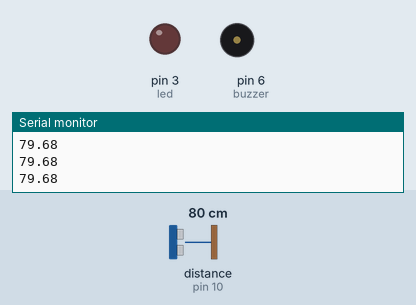
Recording of a sketch running on a simulated Arduino Uno, built with avr-gcc and run on an emulated ATmega328P. Shown: output pins drawn as LEDs (lit = HIGH), buzzer (waves = sounding), the last lines printed to the serial monitor. Wiring (from diagram.json): ultrasonic range finder: trigger pin 9; echo pin 10. The test bench sets the inputs (shaded band); at power-on: distance to the obstacle (sensor on pin 10) 80 cm. The echo pulse lasts 58.3 µs per cm; pins used as bus, display or sensor lines are not drawn.

Above: at 1.2 s.
1.3 s: distance to the obstacle (sensor on pin 10) set to 2 cm
At 2.0 s:
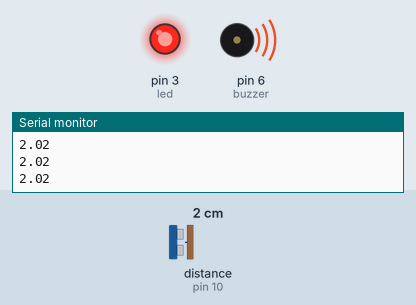
2.8 s: distance to the obstacle (sensor on pin 10) set to 35 cm
At 3.8 s:
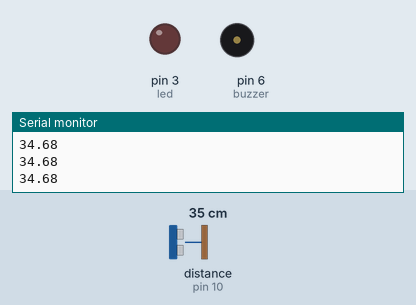
4.3 s: distance to the obstacle (sensor on pin 10) set to 4 cm
At 5.1 s:
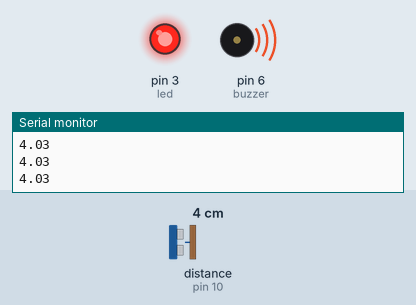
Timing chart, 0 to 7.3 s (numbered marks = the images above; inputs shaded):
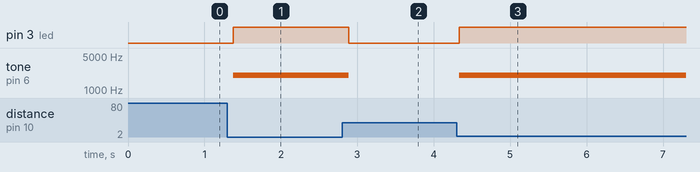

Measured:
- after the input at 1.3 s, pin 3 (led): LOW → HIGH after 0.07 s; tone on pin 6 (buzzer): silent → 2000 Hz after 0.07 s
- after the input at 2.8 s, pin 3 (led): HIGH → LOW after 0.09 s; tone on pin 6 (buzzer): 2000 Hz → silent after 0.09 s
- after the input at 4.3 s, pin 3 (led): LOW → HIGH at once; tone on pin 6 (buzzer): silent → 2000 Hz at once

The sketch:

sketch.ino
```cpp
const int led = 3;
const int trig = 9;
const int echo = 10;

void setup() {
  pinMode(led, OUTPUT);
  pinMode(trig, OUTPUT);
  pinMode(echo, INPUT);
  pinMode(6, OUTPUT);
  Serial.begin(9600);
}

void loop() {
  digitalWrite(trig, LOW);
  delayMicroseconds(2);

  digitalWrite(trig, HIGH);
  delayMicroseconds(10);
  digitalWrite(trig, LOW);

  long duree = pulseIn(echo, HIGH, 30000);
  float distance = duree * 0.0343 / 2;

  Serial.println(distance);

  if ( distance < 10) {
    digitalWrite(led, HIGH);
    tone(6, 2000);}
    else if( distance < 20){
      digitalWrite(led, HIGH);
      tone(6, 1000);}


   else {
    digitalWrite(led, LOW);
    noTone(6);
  }


  delay(100);
}
```
